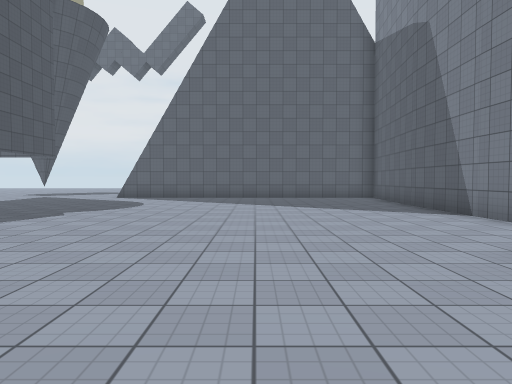
view 1 (above)

14 first-person views from a walk through a Unity game level. The camera is 1.4 m above the floor, tilts 2° down and sees 70° across. The floor is counted in squares, 2 m on a side. Each view is taken from the middle of a square. On the plan, view 1 faces up. The plan holds only what a view shows up to about 11 squares ahead; the rest is blank. The place goes on beyond the plan. The player character is not drawn. Surface patterns are stand-ins for the level's own textures.

view 2
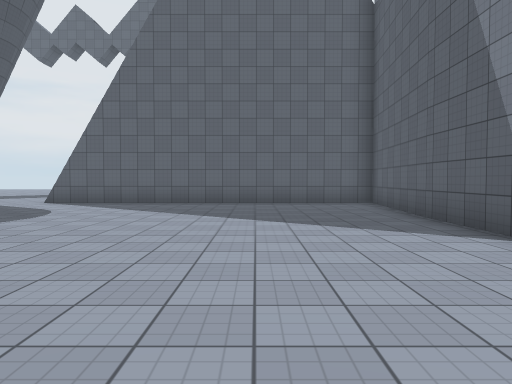

view 3
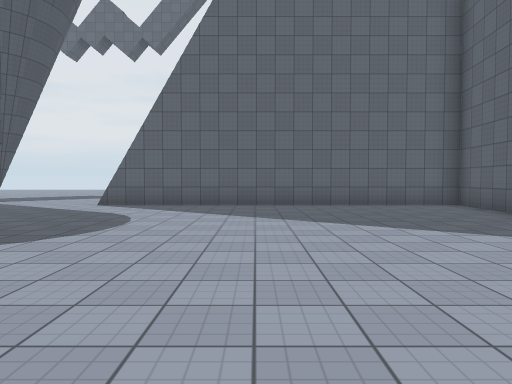

view 4
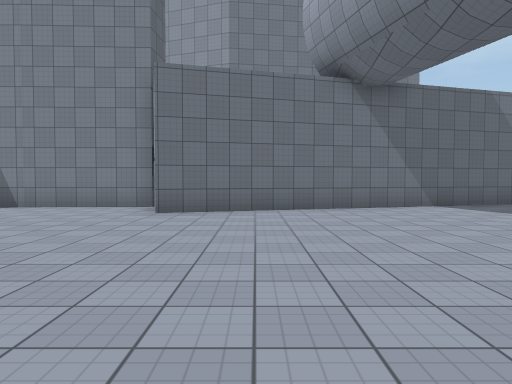

view 5
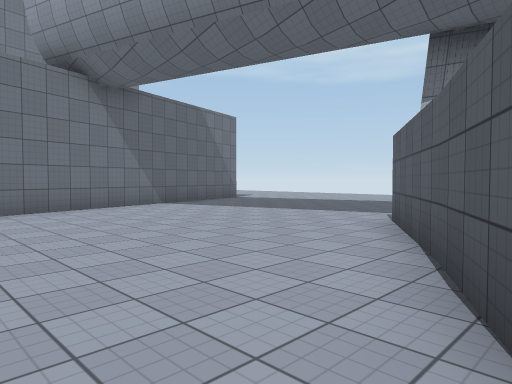

view 6
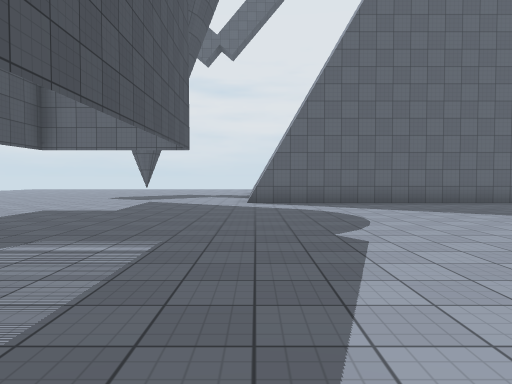

view 7
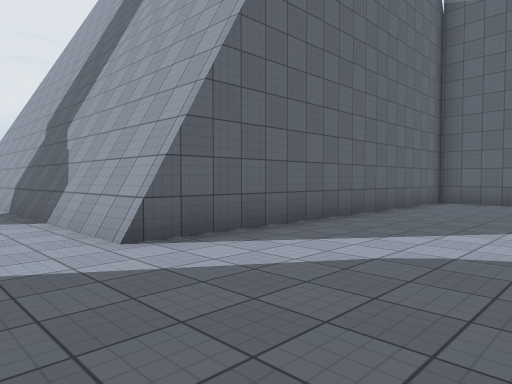

view 8
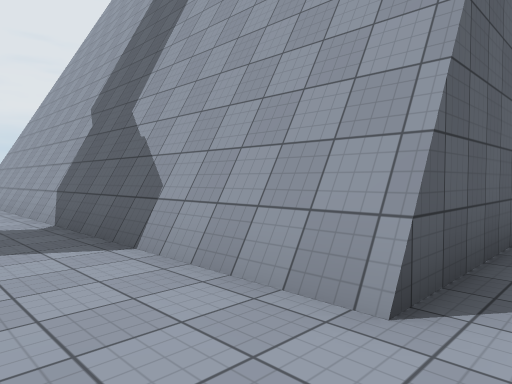

view 9
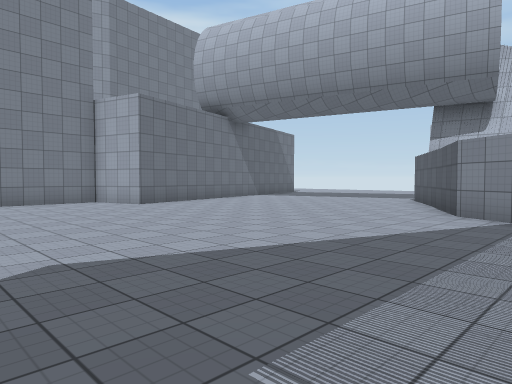

view 10
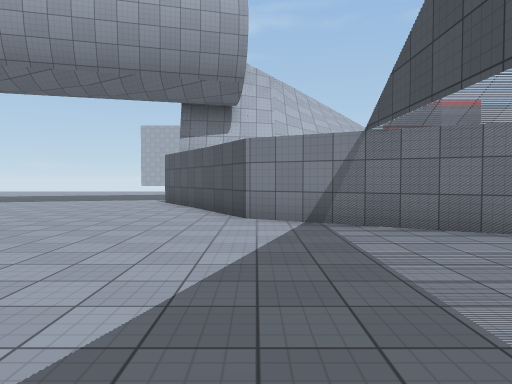

view 11
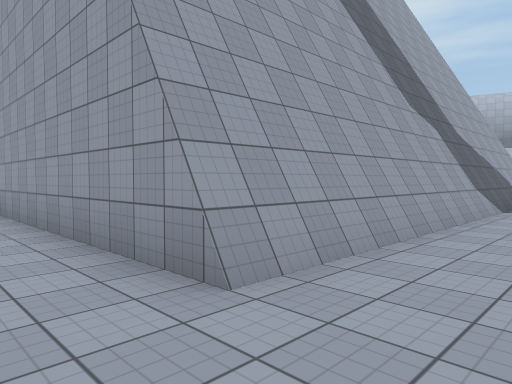

view 12
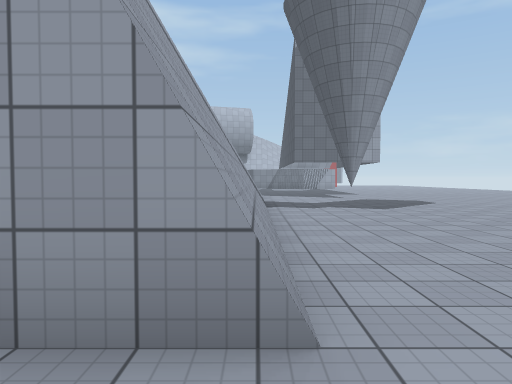

view 13
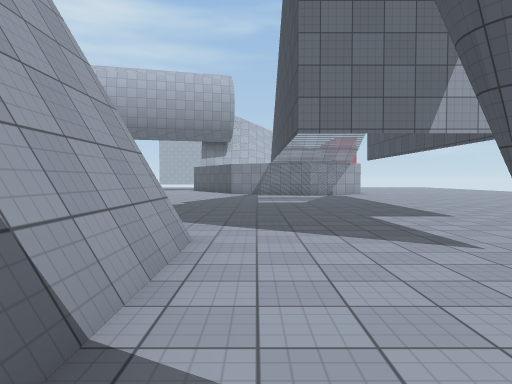

view 14
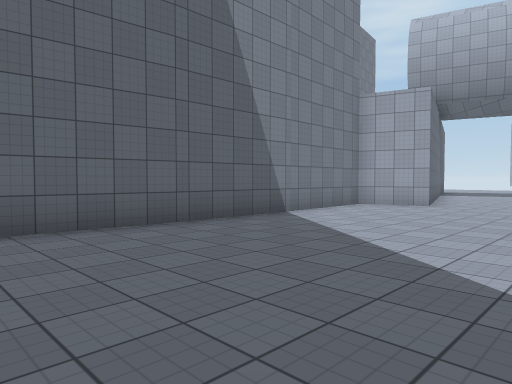

### Floor plan
Points are (right, up) in squares from view 1. A wall is a line through its corners. A room is listed if a view was taken in it or the views show most of it. See-through windows are left out.
Room 1 (views 1, 2, 3, 4, 5, 6, 7, 8, 9, 10, 11, 13, 14)
walls: (4.1, 9.6) (4.4, 13.8) (-4.9, 13.8) (-4.9, 26.5); (-5.1, 13.8) (-5.1, 26.5); (-7.6, 2) (-4.8, 0.5) (-2.7, -3.7); (4.4, -3.5) (2.5, 3.1) (4.1, 3.5) (4.1, 12.2)
ways out: opening at (-6, 27.5) to room 2
Room 2 (view 12)
walls: (-4.9, 26.5) (1.5, 26.5)
ways out: opening at (-6, 27.5) to room 1

Positions as (right, up) in squares from view 1, and headings:
1: (0, 0), facing up
2: (1, 3), facing up
3: (-1, 4), facing up
4: (-5, 1), facing right
5: (-5, 2), facing down-right
6: (-5, 3), facing up
7: (-7, 10), facing up-right
8: (-7, 13), facing up-right
9: (-7, 8), facing down-right
10: (-5, 7), facing down
11: (-7, 28), facing down-right
12: (-5, 28), facing down
13: (-6, 18), facing down
14: (-1, 13), facing down-right
